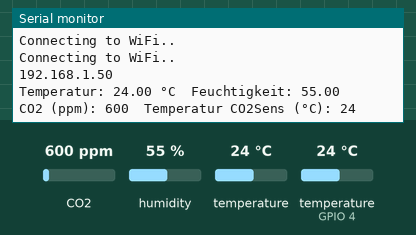
This sketch was run on a simulated ESP32. Parts: the last lines printed to the serial monitor. Inputs (shaded band) come from the test bench; at power-on: CO2 600 ppm, humidity 55 %, temperature 24 °C, temperature (sensor on GPIO 4) 24 °C. WiFi joins after 1.5 s; servers stay silent unless stated.

Above: at 3.2 s.
3.3 s: CO2 set to 452 ppm
At 4.6 s:
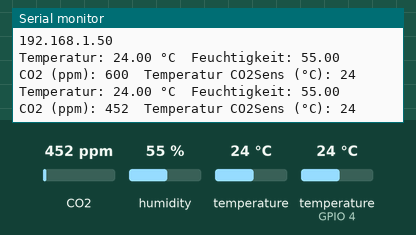
4.8 s: humidity set to 22 %
At 6.2 s:
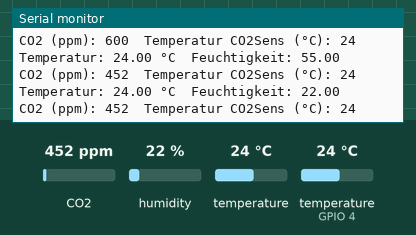
6.3 s: temperature (sensor 0) set to 12 °C
7.8 s: temperature (sensor on GPIO 4) set to 12 °C
At 8.8 s:
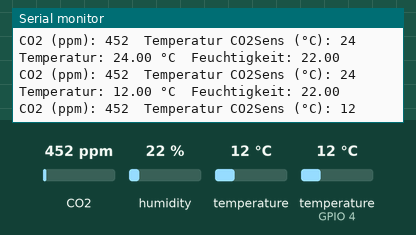
9.3 s: CO2 set to 1050 ppm
At 10.6 s:
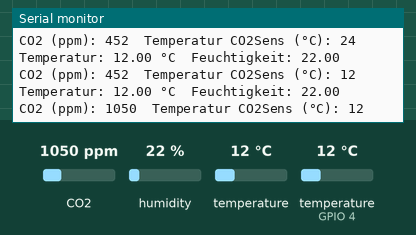
10.8 s: humidity set to 40 %
At 13.0 s:
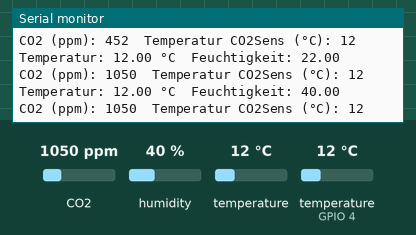
Timing chart, 0 to 13.3 s (numbered marks = the images above; inputs shaded):
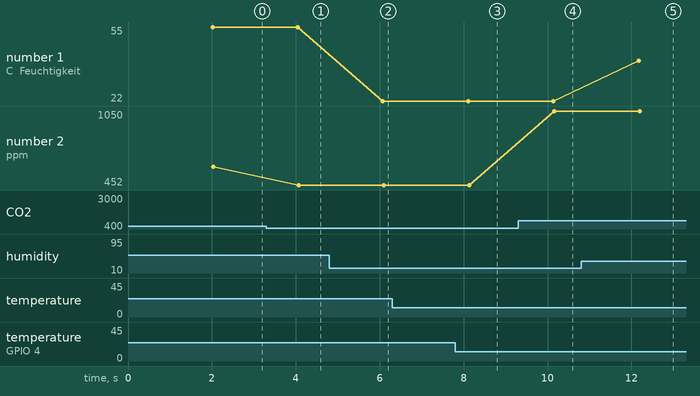

The sketch:

dht22-co2.ino
```cpp
#include "WiFi.h"
#include "ESPAsyncWebServer.h"
#include "MHZ19.h"
#include "SoftwareSerial.h"
#include "DHTesp.h"

const char*     ssid =  "your-ssid";
const char* password =  "your-password";


#define RX_PIN 33                                          // Rx pin which the MHZ19 Tx pin is attached to
#define TX_PIN 32                                          // Tx pin which the MHZ19 Rx pin is attached to
#define BAUDRATE 9600                                      // Device to MH-Z19 Serial baudrate (should not be changed)

#define dhtPin 4                                            // verbunden mit Data-Pin des DHT22


AsyncWebServer server(80);                                 // http port 80
DHTesp dht;
MHZ19 myMHZ19;                                             // Constructor for library
SoftwareSerial mySerial(RX_PIN, TX_PIN);                   // create device to MH-Z19 serial


void setup()
{
    Serial.begin(115200);                                   // Datenrate serieller Monitor

    dht.setup(dhtPin, DHTesp::DHT22);                       // am dhtPin ist ein DHT22 angeschlossen
    mySerial.begin(BAUDRATE);                               // (Uno example) device to MH-Z19 serial start
    myMHZ19.begin(mySerial);                                // *Serial(Stream) refence must be passed to library begin().

    myMHZ19.autoCalibration();                              // Turn auto calibration ON (OFF autoCalibration(false))

    // WiFi.begin(ssid, password);
  while (WiFi.status() != WL_CONNECTED) {
    WiFi.begin(ssid, password);
    delay(1000);
    Serial.println("Connecting to WiFi..");
   }

  Serial.println(WiFi.localIP());                           // Ausgabe der IP-Adr. über seriellen Monitor


  server.on("/temperature", HTTP_GET, [](AsyncWebServerRequest * request) { //temperature Route
    float temperature = dht.getTemperature();
    request->send(200, "text/plain", String(temperature) + " C");
  });

  server.on("/humidity", HTTP_GET, [](AsyncWebServerRequest * request) {    //humidity Route
    float humidity = dht.getHumidity();
    request->send(200, "text/plain", String(humidity) + " %");
  });

  server.on("/co2", HTTP_GET, [](AsyncWebServerRequest * request) {         //co2 Route
    int co2 = myMHZ19.getCO2();
    request->send(200, "text/plain", String(co2) + " ppm");
  });

  server.begin();                        // Start des Servers

}

unsigned long getDataTimer = 0;

void loop()
{

  if (millis() - getDataTimer >= 2000)
    {
  float temperature = dht.getTemperature();
  float humidity = dht.getHumidity();
  Serial.print("Temperatur: ");
  Serial.print(temperature);
  Serial.print(" °C  Feuchtigkeit: ");
  Serial.println(humidity);
  int  CO2 = myMHZ19.getCO2();                             // Request CO2 (as ppm)
  Serial.print("CO2 (ppm): ");
  Serial.print(CO2);
  int8_t Temp = myMHZ19.getTemperature();                 // Request Temperature (as Celsius)
  Serial.print("  Temperatur CO2Sens (°C): ");
  Serial.println(Temp);
  getDataTimer = millis();
    }
}
```

Measured:
- after the input at 3.3 s, the serial monitor: prints a new line after 0.77 s (image 1)
- after the input at 4.8 s, the serial monitor: prints a new line after 1.3 s (image 2)
- after the input at 7.8 s, the serial monitor: prints a new line after 0.31 s (image 3)
- after the input at 9.3 s, the serial monitor: prints a new line after 0.86 s (image 4)
- after the input at 10.8 s, the serial monitor: prints a new line after 1.4 s (image 5)
- plotted number 1: 55 → 22 after the input at 4.8 s, 22 → 40 after the input at 10.8 s
- plotted number 2: 600 → 452 after the input at 3.3 s, 452 → 1050 after the input at 9.3 s
